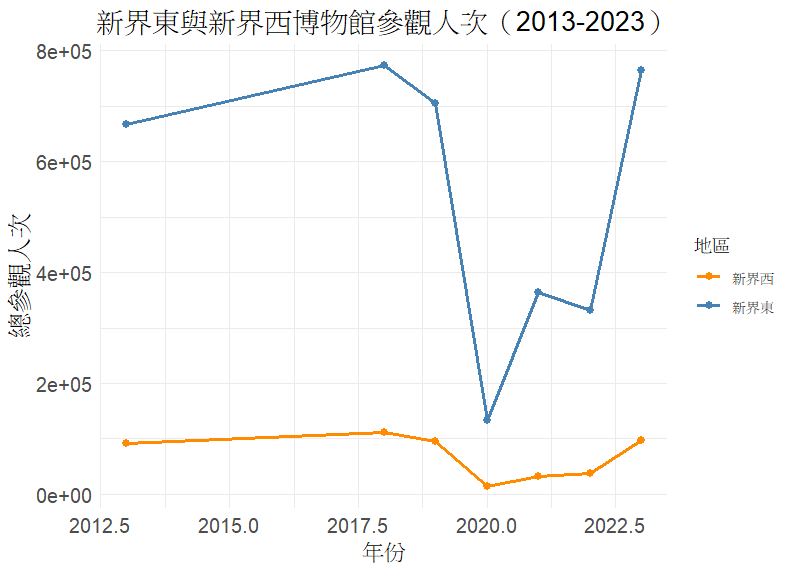

Recreate this plot in R.
# 加載必要的庫
library(dplyr)
library(ggplot2)
library(tidyr)

# 定義博物館數據
data <- data.frame(
  博物館名稱 = c(
    "香港文化博物館",
    "上窰民俗文物館",
    "三棟屋博物館"
  ),
  地區 = c("新界東", "新界東", "新界西"),
  year_2013 = c(624310, 42382, 91268),
  year_2018 = c(733811, 40177, 111265),
  year_2019 = c(666162, 39638, 95632),
  year_2020 = c(111888, 20984, 13142),
  year_2021 = c(336895, 26592, 32878),
  year_2022 = c(328381, 3003, 38019),
  year_2023 = c(724011, 41128, 97109)
)

# 整理數據：將數據從寬表格轉換為長表格
data_long <- data %>%
  pivot_longer(
    cols = starts_with("year_"),
    names_to = "年份",
    values_to = "人流量"
  ) %>%
  mutate(
    年份 = as.numeric(gsub("year_", "", 年份)) # 提取年份數字
  )

# 計算新界東和新界西的總參觀人次
region_data <- data_long %>%
  group_by(地區, 年份) %>%
  summarise(總人流量 = sum(人流量), .groups = "drop")

# 繪製折線圖
ggplot(region_data, aes(x = 年份, y = 總人流量, color = 地區, group = 地區)) +
  geom_line(size = 1) +
  geom_point(size = 2) +
  labs(
    title = "新界東與新界西博物館參觀人次（2013-2023）",
    x = "年份",
    y = "總參觀人次",
    color = "地區"
  ) +
  scale_color_manual(values = c("新界東" = "steelblue", "新界西" = "darkorange")) +
  theme_minimal() +
  theme(
    plot.title = element_text(size = 16, hjust = 0.5),
    axis.title = element_text(size = 14),
    axis.text = element_text(size = 12),
    legend.title = element_text(size = 12)
  )
